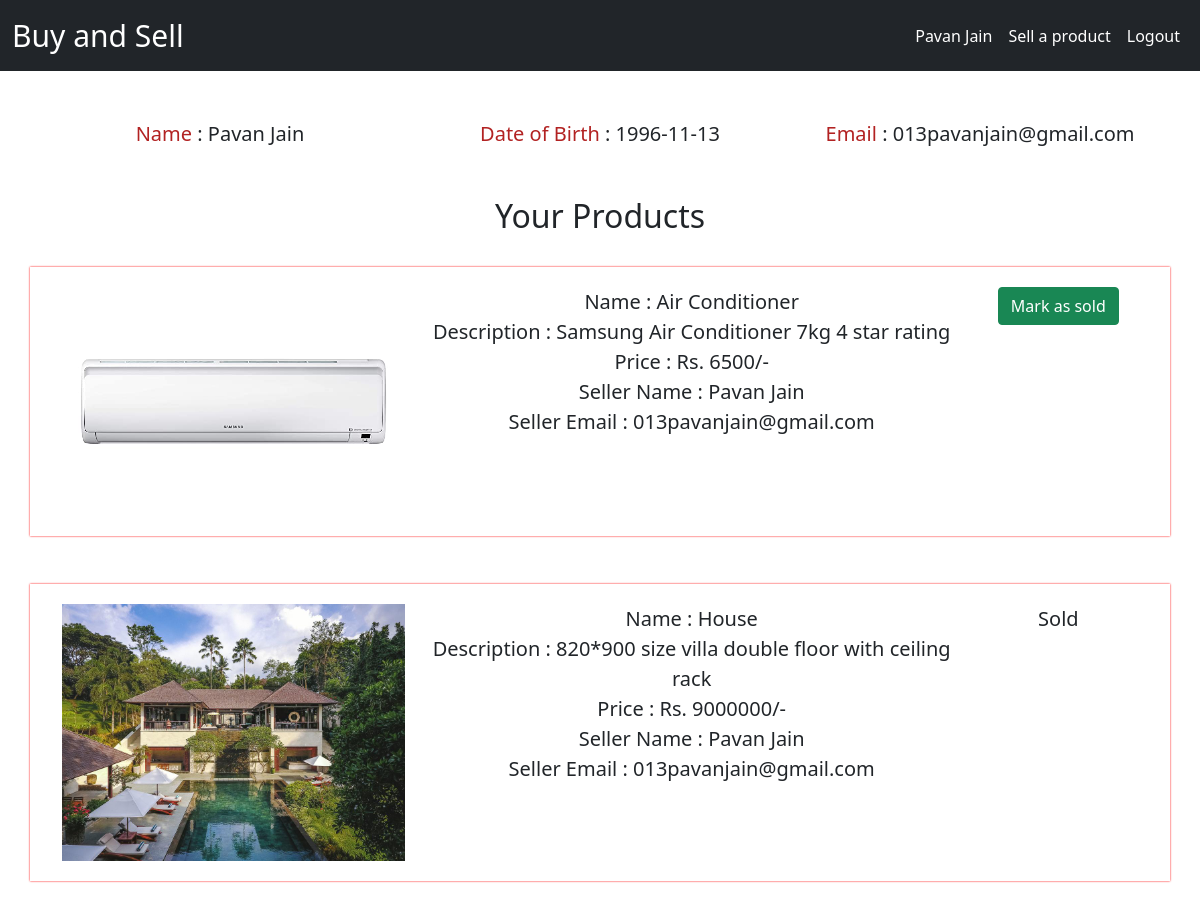
The page /profile (signed in, upper part) on the database as committed earlier.
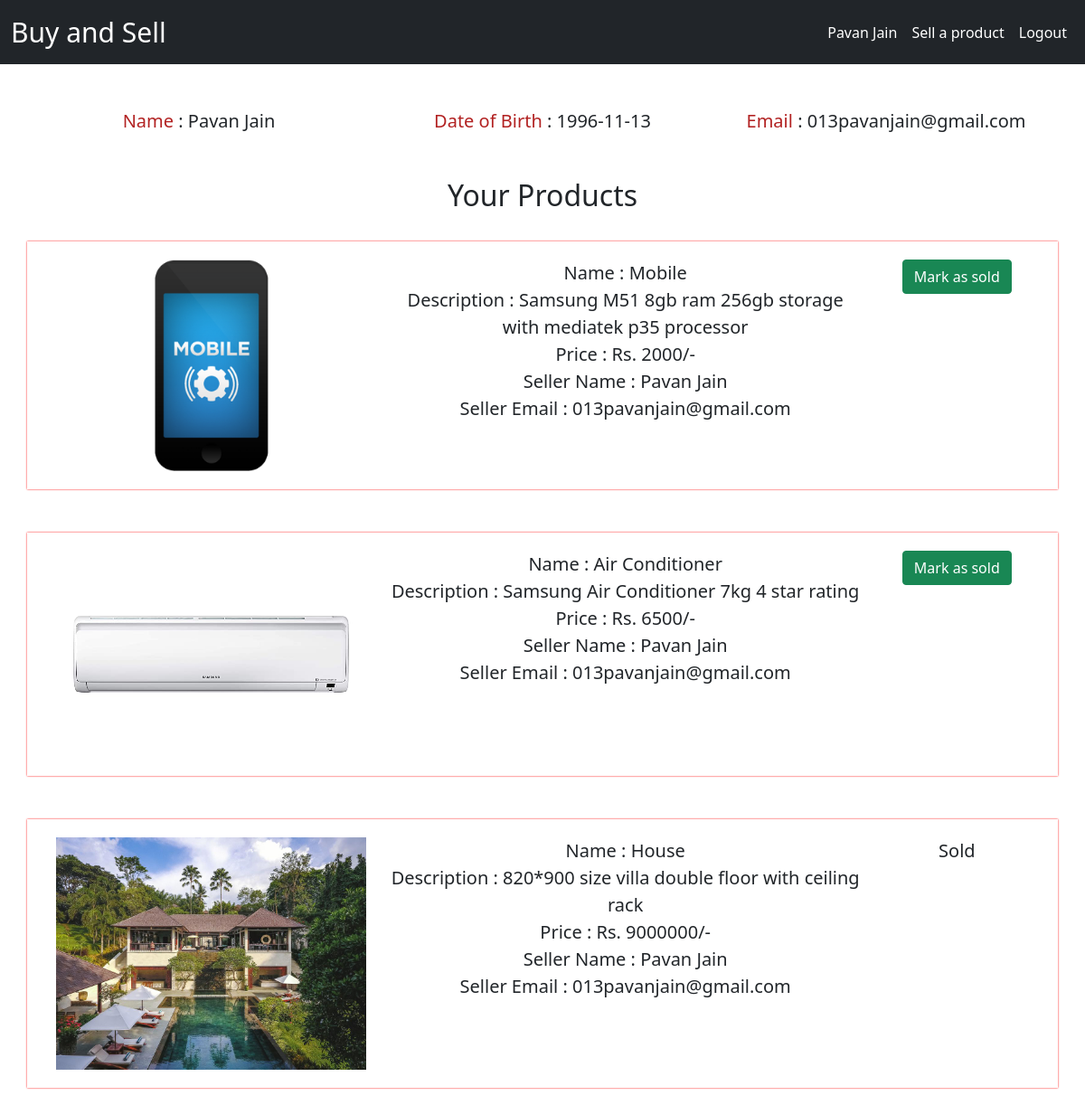
The same page on the database as committed later.
### app.py (models this page shows, shortened)
class Users(db.Model, UserMixin):
    id = db.Column(db.Integer, primary_key=True)
    name = db.Column(db.String(20), nullable=False)
    dob = db.Column(db.Date, nullable=False)
    email = db.Column(db.String(20), nullable=False)
    password = db.Column(db.String(100), nullable=False)

class Products(db.Model):
    id = db.Column(db.Integer, primary_key=True)
    name = db.Column(db.String(30), nullable=False)
    desc = db.Column(db.String(200), nullable=False)
    image = db.Column(db.String(200), nullable=False)
    price = db.Column(db.Integer, nullable=False)
    status = db.Column(db.String(20), nullable=False, default='Available')
    seller_name = db.Column(db.String(20), nullable=False)
    seller_email = db.Column(db.String(30), nullable=False)

### app.py (the view)
@app.route('/profile')
def profile():
    if current_user.is_authenticated:
        products = Products.query.filter_by(seller_email=current_user.email).order_by(desc(Products.id)).all()
        return render_template('/profile.html', products=products)
    else:
        return redirect('/')

### app.py (called while the page is built)
@login_manager.user_loader
def laod_user(user_id):
    return Users.query.get(int(user_id))

### templates/profile.html (shortened to what this page needs)
{% extends 'base.html' %}
{% block body %}
<div class="container">
    <div class="row" style="font-size:20px;text-align:center;">
        <div class="col-md-4"><span style="color:firebrick;">Name</span> : <span>{{current_user.name}}</span></div>
        <div class="col-md-4"><span style="color:firebrick;">Date of Birth</span> : <span>{{current_user.dob}}</span></div>
        <div class="col-md-4"><span style="color:firebrick;">Email</span> : <span>{{current_user.email}}</span></div>
    </div>
</div>
<br/><br/>
<div class="container">
    <div class="row" style="text-align: center;"><h2>Your Products</h2></div><br/>
    {% for product in products %}
    <div class="row" style="box-shadow:0px 0px 2px red;padding:20px;">
        <div class="col-md-4">
            <img src="/static/images/{{product.image}}" style="width:100%"></img>
        </div>
        <div class="col-md-6" style="text-align: center;">
            <span style="font-size:20px;">Name : {{product.name}}</span><br/>
            <span style="font-size:20px;">Description : {{product.desc}}</span><br/>
            <span style="font-size:20px;">Price : Rs. {{product.price}}/-</span><br/>
            <span style="font-size:20px;">Seller Name : {{product.seller_name}}</span><br/>
            <span style="font-size:20px;">Seller Email : {{product.seller_email}}</span><br/>
        </div>
        <div class="col-md-2" style="text-align: center;">
            {% if product.status=='Available' %}
            <a href="/marksold/{{product.id}}" class="btn btn-success">Mark as sold</a>
            {% else %}
            <span style="font-size:20px;">{{product.status}}</span>
            {% endif %}
        </div>
    </div>
    <br/><br/>
    {% endfor %}
</div>
{% endblock %}

### templates/base.html (shortened to what this page needs)
<html>
    <head>
        <link href="https://cdn.jsdelivr.net/npm/bootstrap@5.0.0-beta2/dist/css/bootstrap.min.css" rel="stylesheet">
    </head>
    <body>
        <nav class="navbar navbar-expand-lg navbar-dark bg-dark">
            <div class="container-fluid">
              <a class="navbar-brand" href="/home" style="font-size:30px;">Buy and Sell</a>
              <div class="collapse navbar-collapse" id="navbarSupportedContent">
                <ul class="navbar-nav ms-auto mb-2 mb-lg-0">
                  {% if current_user.is_authenticated %}
                  <li class="nav-item">
                    <a class="nav-link active" aria-current="page" href="/profile">{{current_user.name}}</a>
                  </li>
                  <li class="nav-item">
                    <a class="nav-link active" aria-current="page" href="/sell">Sell a product</a>
                  </li>
                  <li class="nav-item">
                    <a class="nav-link active" aria-current="page" href="/logout">Logout</a>
                  </li>
                  {% endif %}
                  </ul>
              </div>
            </div>
          </nav>
          <br/><br/>
        {% block body %}
        {% endblock %}
    </body>
</html>

Rows that differ between the two databases and show on the page:
added Products: image (picture), name "Mobile", desc "Samsung M51 8gb ram 256gb storage with mediatek p35 processor", price "2000", seller_name "Pavan Jain", seller_email "013pavanjain@gmail.com"
